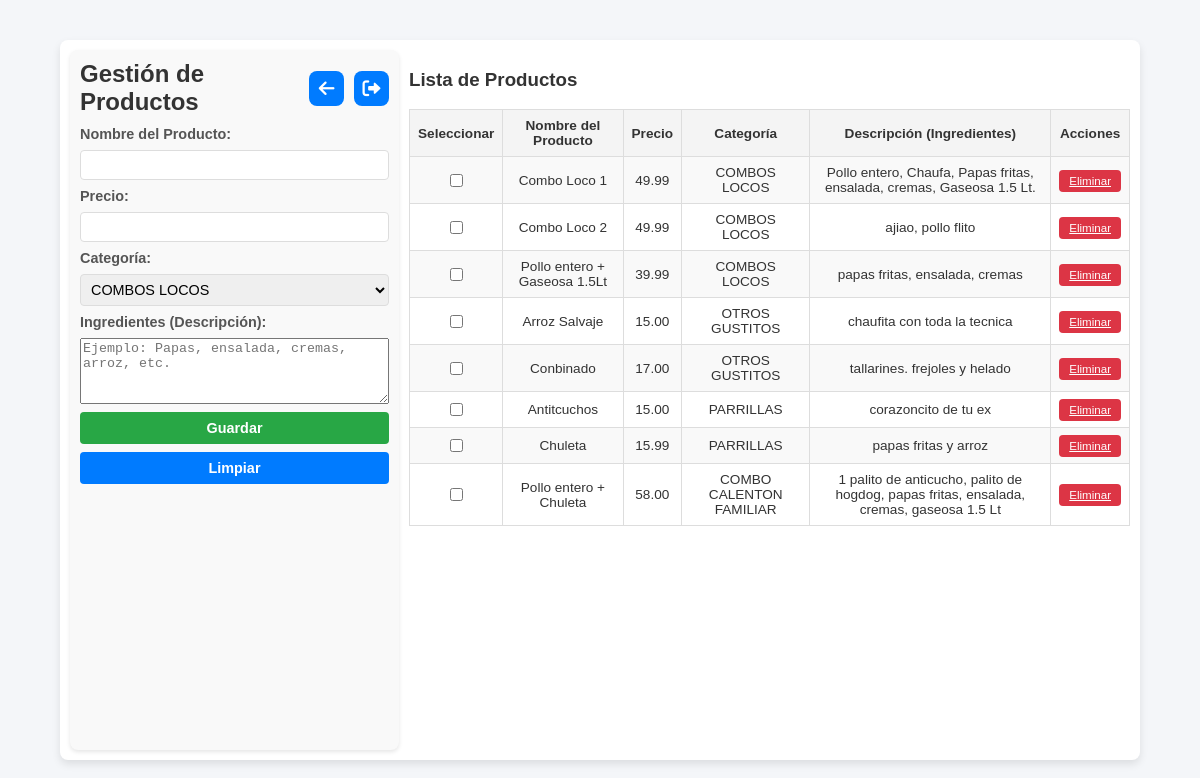
The page /PAGINAS/gestionarproductos.php (signed in) on the database its author committed.
### tables this page shows
CREATE TABLE `productos` (
  `id` int(11) NOT NULL,
  `nombre` varchar(100) NOT NULL,
  `precio` decimal(10,2) NOT NULL,
  `categoria` varchar(50) NOT NULL,
  `descripcion` text DEFAULT NULL
);

### PAGINAS/gestionarproductos.php (the view, shortened to what this page needs)
<?php
$servername = "localhost";
$username = "root";
$password = "";
$dbname = "polleria";
$conn = new mysqli($servername, $username, $password, $dbname);
$sql = "SELECT * FROM productos";
$result = $conn->query($sql);
?>
<!DOCTYPE html>
<html lang="es">
<head>
    <link rel="stylesheet" href="https://cdnjs.cloudflare.com/ajax/libs/font-awesome/6.0.0-beta3/css/all.min.css">
</head>
<body>
<div class="container">
    <div class="form-section">
        <div class="header">
            <h2>Gestión de Productos</h2>
            <div class="buttons">
                <div class="button-icon" title="Regresar" onclick="window.location.href='paneladministrador.php'">
                    <i class="fas fa-arrow-left"></i>
                </div>
                <div class="button-icon" title="Salir" onclick="window.location.href='index.php'">
                    <i class="fas fa-right-from-bracket"></i>
                </div>
            </div>
        </div>
        <form method="POST">
    <label for="nombre">Nombre del Producto:</label>
    <input type="text" id="nombre" name="nombre" required>
    <label for="precio">Precio:</label>
    <input type="number" id="precio" name="precio" step="0.01" required>
    <label for="categoria">Categoría:</label>
    <select id="categoria" name="categoria" required>
        <option value="COMBOS LOCOS">COMBOS LOCOS</option>
    </select>
    <label for="descripcion">Ingredientes (Descripción):</label>
    <textarea id="descripcion" name="descripcion" rows="4" placeholder="Ejemplo: Papas, ensalada, cremas, arroz, etc." required></textarea>
    <button type="submit" name="guardar" class="guardar-btn">Guardar</button>
    <button type="reset" class="limpiar-btn">Limpiar</button>
</form>
    </div>
    <div class="table-section">
        <h3>Lista de Productos</h3>
        <table>
            <tr>
                <th>Seleccionar</th>
                <th>Nombre del Producto</th>
                <th>Precio</th>
                <th>Categoría</th>
                <th>Descripción (Ingredientes)</th>
                <th>Acciones</th>
            </tr>
            <?php
            if ($result->num_rows > 0) {
                while ($row = $result->fetch_assoc()) {
                    echo "<tr class='product-row' data-id='" . $row['id'] . "'>
                        <td class='checkbox-cell'>
                            <input type='checkbox' class='edit-checkbox' data-id='" . $row['id'] . "'>
                        </td>
                        <td>" . $row["nombre"] . "</td>
                        <td>" . $row["precio"] . "</td>
                        <td>" . $row["categoria"] . "</td>
                        <td>" . $row["descripcion"] . "</td>
                        <td><a href='?delete=" . $row['id'] . "' class='delete-btn'>Eliminar</a></td>
                    </tr>";
                }
            } else {
                echo "<tr><td colspan='6'>No hay productos disponibles</td></tr>";
            }
            ?>
        </table>
    </div>
</div>
</body>
</html>

### PAGINAS/gestionarproductos.php (style rules this page uses)
body { font-family: Arial, sans-serif; background-color: #f4f6f9; color: #333; display: flex; justify-content: center; align-items: center; height: 100vh; margin: 0; padding: 0; box-sizing: border-box; overflow: hidden; }
.container { display: flex; gap: 10px; max-width: 100%; width: 90vw; height: 90vh; background-color: #fff; padding: 10px; border-radius: 8px; box-shadow: 0 4px 8px rgba(0, 0, 0, 0.1); box-sizing: border-box; }
.form-section { width: 30%; background-color: #f9f9f9; padding: 10px; border-radius: 8px; box-shadow: 0 2px 4px rgba(0, 0, 0, 0.1); }
.table-section { width: 70%; overflow-y: auto; }
.header { display: flex; align-items: center; margin-bottom: 10px; }
.header h2 { flex: 1; text-align: left; margin: 0; }
.buttons { display: flex; gap: 10px; margin-left: auto; }
.button-icon { display: flex; justify-content: center; align-items: center; width: 35px; height: 35px; background-color: #007bff; color: #fff; border-radius: 8px; cursor: pointer; font-size: 18px; transition: background-color 0.3s; }
form { display: flex; flex-direction: column; gap: 8px; max-height: 80vh; overflow-y: auto; }
label { font-weight: bold; color: #555; font-size: 0.9em; }
input[type="text"], input[type="number"], select { padding: 6px; border: 1px solid #ddd; border-radius: 4px; font-size: 0.9em; }
button { padding: 8px; font-size: 0.9em; font-weight: bold; border: none; border-radius: 4px; cursor: pointer; transition: background-color 0.3s; }
.guardar-btn { background-color: #28a745; color: white; }
.limpiar-btn { background-color: #007bff; color: white; }
.table-section table { width: 100%; border-collapse: collapse; font-size: 0.85em; }
th, td { padding: 8px; border: 1px solid #ddd; text-align: center; }
th { background-color: #f4f4f4; color: #333; }
tr:nth-child(even) { background-color: #f9f9f9; }
.delete-btn { background-color: #dc3545; color: white; border: none; padding: 5px 10px; border-radius: 4px; cursor: pointer; transition: background-color 0.3s; font-size: 0.85em; }

### rows shown on the page
productos: nombre "Combo Loco 1", precio "49.99", categoria "COMBOS LOCOS", descripcion "Pollo entero, Chaufa, Papas fritas, ensalada, cremas, Gaseosa 1.5 Lt."
productos: nombre "Combo Loco 2", precio "49.99", categoria "COMBOS LOCOS", descripcion "ajiao, pollo flito"
productos: nombre "Pollo entero + Gaseosa 1.5Lt", precio "39.99", categoria "COMBOS LOCOS", descripcion "papas fritas, ensalada, cremas"
productos: nombre "Arroz Salvaje", precio "15.00", categoria "OTROS GUSTITOS", descripcion "chaufita con toda la tecnica"
productos: nombre "Conbinado", precio "17.00", categoria "OTROS GUSTITOS", descripcion "tallarines. frejoles y helado"
productos: nombre "Antitcuchos", precio "15.00", categoria "PARRILLAS", descripcion "corazoncito de tu ex"
productos: nombre "Chuleta", precio "15.99", categoria "PARRILLAS", descripcion "papas fritas y arroz"
productos: nombre "Pollo entero + Chuleta", precio "58.00", categoria "COMBO CALENTON FAMILIAR", descripcion "1 palito de anticucho, palito de hogdog, papas fritas, ensalada, cremas, gaseosa 1.5 Lt"
